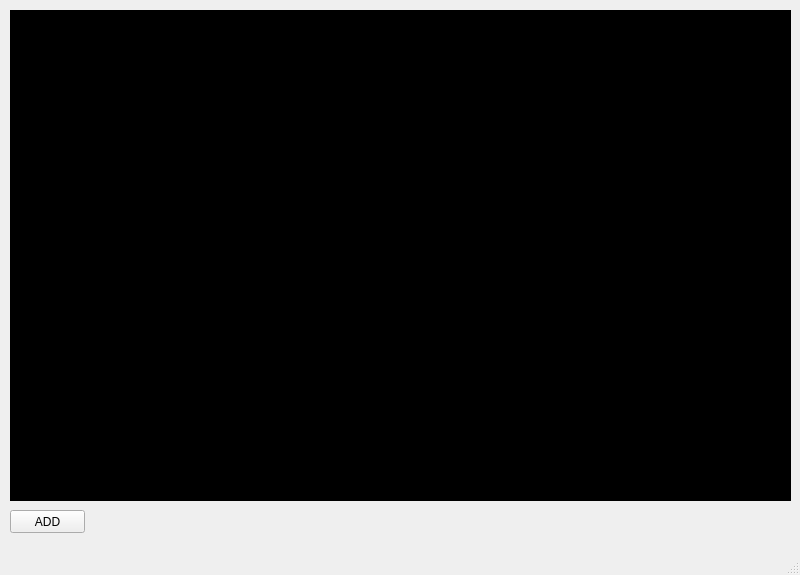
<?xml version="1.0" encoding="UTF-8"?>
<ui version="4.0">
 <class>MainWindow</class>
 <widget class="QMainWindow" name="MainWindow">
  <property name="geometry">
   <rect>
    <x>0</x>
    <y>0</y>
    <width>800</width>
    <height>575</height>
   </rect>
  </property>
  <property name="windowTitle">
   <string>MainWindow</string>
  </property>
  <widget class="QWidget" name="centralwidget">
   <widget class="QTextEdit" name="out_log">
    <property name="geometry">
     <rect>
      <x>10</x>
      <y>10</y>
      <width>781</width>
      <height>491</height>
     </rect>
    </property>
    <property name="styleSheet">
     <string notr="true">color: rgb(0, 255, 0);
background-color: rgb(0, 0, 0);
font: 75 14pt &quot;微軟正黑體&quot;;</string>
    </property>
   </widget>
   <widget class="QPushButton" name="ADD_BTN">
    <property name="geometry">
     <rect>
      <x>10</x>
      <y>510</y>
      <width>75</width>
      <height>23</height>
     </rect>
    </property>
    <property name="text">
     <string>ADD</string>
    </property>
   </widget>
  </widget>
  <widget class="QMenuBar" name="menubar">
   <property name="geometry">
    <rect>
     <x>0</x>
     <y>0</y>
     <width>800</width>
     <height>22</height>
    </rect>
   </property>
  </widget>
  <widget class="QStatusBar" name="statusbar"/>
 </widget>
 <resources/>
 <connections/>
</ui>
